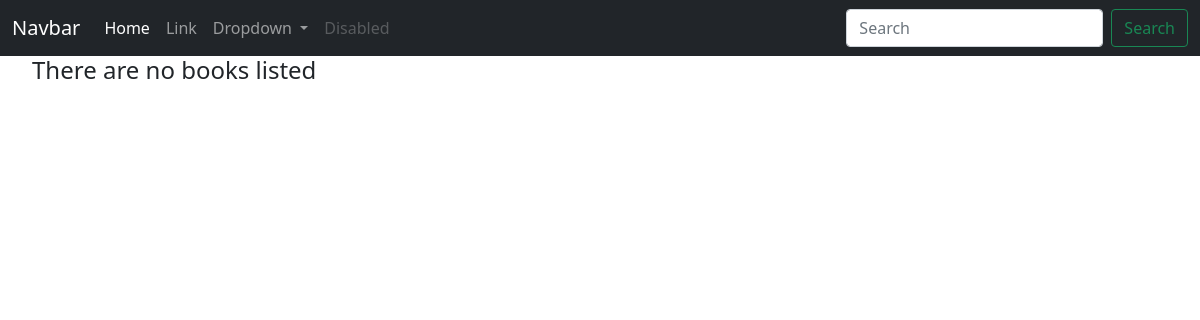
Before: / with the older database file.
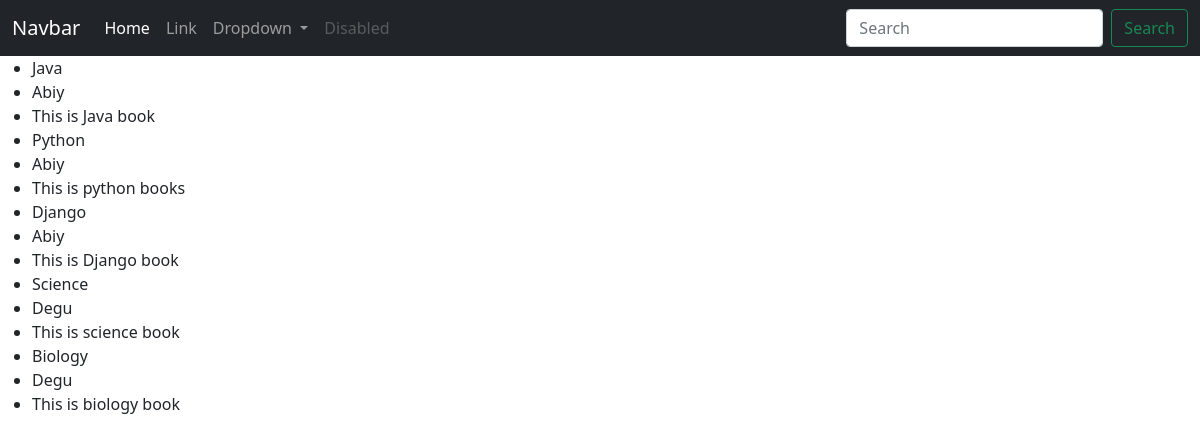
After: the same page with the newer database file.
### Book/models.py (models this page shows, shortened)
class Book(models.Model):
    author = models.ForeignKey(Author, on_delete=models.CASCADE)
    title = models.CharField(max_length=200)
    slug = models.SlugField(max_length=200)
    description = models.TextField()

class Author(models.Model):
    first_name = models.CharField(max_length=100)
    last_name = models.CharField(max_length=100)
    email = models.EmailField(max_length=100)
    username = models.CharField(max_length=100)
    def __str__(self):
        return self.first_name

### Book/views.py (the view)
# urls.py: path('', BookList.as_view(), name='book_lsit'),
class BookList(ListView):
    model = Book
    queryset = Book.objects.all()
    template_name = 'book/home.html'

### Book/templates/book/home.html (shortened to what this page needs)
{% extends 'base.html' %}
{% load static %}
{% block content %}
<ul>
    {% for book in object_list %}
        <li>{{ book.title }}</li>
        <li>{{ book.author }}</li>
        <li>{{ book.description }}</li>
    {% empty %}
        <h4>There are no books listed</h4>
    {% endfor %}
</ul>
{% endblock content %}

### Book/templates/base.html (shortened to what this page needs)
{% load static %}
<!doctype html>
<html lang="en">
  <head>
    <link href="https://cdn.jsdelivr.net/npm/bootstrap@5.0.2/dist/css/bootstrap.min.css" rel="stylesheet">
  </head>
  <body>
    <nav class="navbar navbar-expand-lg navbar-dark bg-dark">
  <div class="container-fluid">
    <a class="navbar-brand" href="#">Navbar</a>
    <div class="collapse navbar-collapse" id="navbarSupportedContent">
      <ul class="navbar-nav me-auto mb-2 mb-lg-0">
        <li class="nav-item">
          <a class="nav-link active" aria-current="page" href="#">Home</a>
        </li>
        <li class="nav-item">
          <a class="nav-link" href="#">Link</a>
        </li>
        <li class="nav-item dropdown">
          <a class="nav-link dropdown-toggle" href="#" id="navbarDropdown" role="button" data-bs-toggle="dropdown" aria-expanded="false">
            Dropdown
          </a>
        </li>
        <li class="nav-item">
          <a class="nav-link disabled" href="#" tabindex="-1" aria-disabled="true">Disabled</a>
        </li>
      </ul>
      <form class="d-flex">
        <input class="form-control me-2" type="search" placeholder="Search" aria-label="Search">
        <button class="btn btn-outline-success" type="submit">Search</button>
      </form>
    </div>
  </div>
</nav>
{% block content %}
{% endblock %}
  </body>
</html>

Changed rows visible on the page:
added Book: title "Java", author "Abiy", description "This is Java book"
added Book: title "Python", author "Abiy", description "This is python books"
added Book: title "Django", author "Abiy", description "This is Django book"
added Book: title "Science", author "Degu", description "This is science book"
added Book: title "Biology", author "Degu", description "This is biology book"
Other visible differences:
text no longer shown: "There are no books listed"
